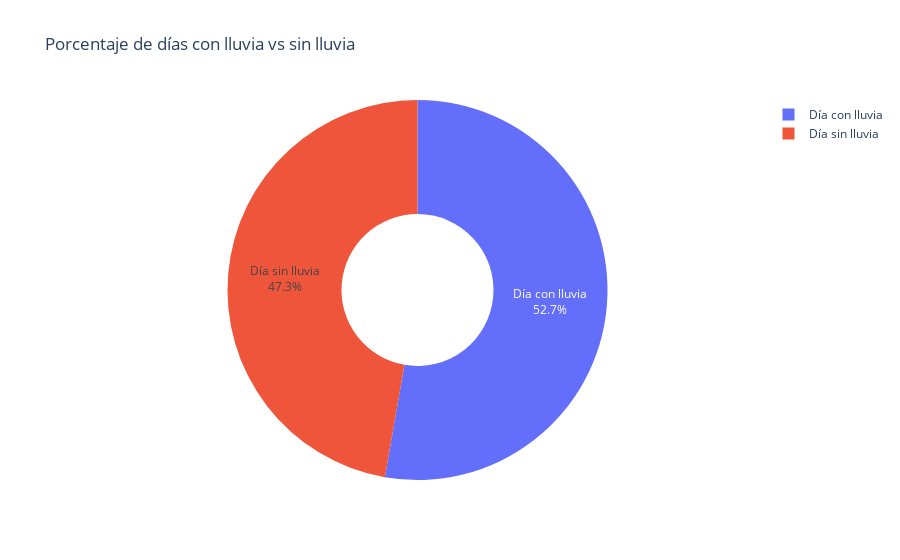

Notebook code for this chart:
### Code cell
# Definir si llovió o no
df_pivot["llovio"] = df_pivot["lluvia"] > 0

# Contar días con y sin lluvia
dias_lluvia = df_pivot["llovio"].value_counts().rename({True: "Día con lluvia", False: "Día sin lluvia"}).reset_index()
dias_lluvia.columns = ["Tipo de día", "Cantidad"]

# Pie chart
fig_pie = px.pie(
    dias_lluvia,
    names="Tipo de día",
    values="Cantidad",
    title="Porcentaje de días con lluvia vs sin lluvia",
    hole=0.4  # para hacerlo tipo donut
)
fig_pie.update_traces(textinfo="percent+label")
fig_pie.show()

### Figure 1 — Plotly figure (JSON) as saved in the notebook; plotly's stock layout.template omitted (floating-point values rounded to 4 significant figures)
{"data": [{"domain": {"x": [0, 1], "y": [0, 1]}, "hole": 0.4, "hovertemplate": "Tipo de día=%{label}<br>Cantidad=%{value}<extra></extra>", "labels": ["Día con lluvia", "Día sin lluvia"], "legendgroup": "", "name": "", "showlegend": true, "textinfo": "percent+label", "type": "pie", "values": [48, 43]}], "layout": {"legend": {"tracegroupgap": 0}, "title": {"text": "Porcentaje de días con lluvia vs sin lluvia"}}}
